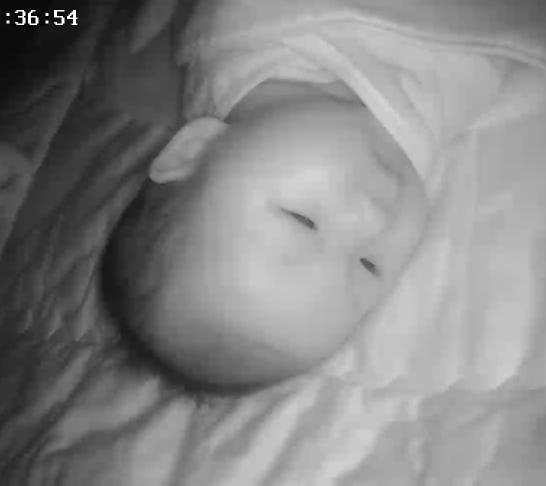
#> input picture IoT-Monitoring/media/12_face_state/3_classification_training/dataset_ml/images/2026-07-27_02-36-53_f0012_0.jpg, 1092 x 971 px (shown at 1/2 size)
$ python -i variance.py   (imports and definitions only)
#> lines starting #> are read from the running program, lines starting #| are printed output that depends on the picture
#> further down, picture is the input picture: shape (971, 1092, 3); min 0, max 255, mean 133.1
# -*- coding: utf-8 -*-
"""프레임 변화량(YDIF) 계산 — 연속 프레임 루마(밝기) 절대차의 평균.

folder 1 의 ffmpeg signalstats YDIF 와 같은 개념을 cv2 로 계산한다(스케일 0~255).
- ydif(prev, cur) : 두 프레임의 |Y차| 평균 (한 프레임의 순간 변화량)
- 한 구간(클립/윈도우)의 meanYDIF = ydif 들의 평균, maxYDIF = ydif 들의 최댓값
정적(STATIC) 판정: meanYDIF < th_mean AND maxYDIF < th_max (folder 1 규칙과 동일).
"""
import cv2
import numpy as np


def to_gray_small(frame, width=320, height=0):
    """변화량 계산용 축소 후 그레이(Y). (resize 로 속도·해상도 무관성 확보)
    height>0 이면 (width,height) 로 고정 리사이즈, 아니면 가로 width 기준 비율 유지 축소."""
#> called with width = 320, height = 0
    h, w = frame.shape[:2]
#> h = 971; w = 1092
    if height and height > 0:
        frame = cv2.resize(frame, (width, height), interpolation=cv2.INTER_AREA)
    elif w > width:
        frame = cv2.resize(frame, (width, max(1, int(h * width / w))), interpolation=cv2.INTER_AREA)
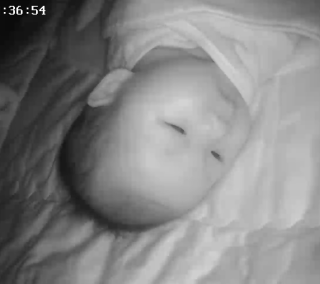
#> frame: shape (284, 320, 3); min 3, max 255, mean 133.1
    return cv2.cvtColor(frame, cv2.COLOR_BGR2GRAY)


# [13 lines left out: function ydif, not called in this run]


def classify(mean_ydif, max_ydif, th_mean, th_max):
    return "STATIC" if (mean_ydif < th_mean and max_ydif < th_max) else "MOTION"


# [39 lines left out: functions clip_ydifs, summarize, percentiles, not called in this run]

>>> import cv2
>>> picture = cv2.imread('../../12_face_state/3_classification_training/dataset_ml/images/2026-07-27_02-36-53_f0012_0.jpg')
>>> result = to_gray_small(picture)

$ run again, on IoT-Monitoring/media/12_face_state/3_classification_training/dataset_ml/images/2026-07-27_10-52-30_f0012_0.jpg
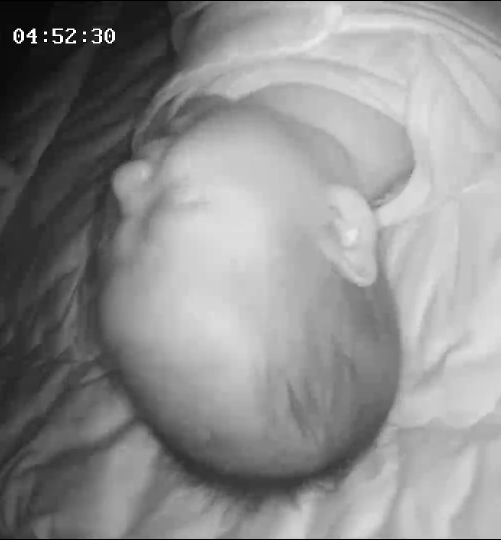
#> input picture IoT-Monitoring/media/12_face_state/3_classification_training/dataset_ml/images/2026-07-27_10-52-30_f0012_0.jpg, 1001 x 1080 px (shown at 1/2 size)
#> picture is the input picture: shape (1080, 1001, 3); min 0, max 255, mean 141.7
#> in to_gray_small, `frame = cv2.resize(frame, (width, max(1, int(h * width / w))), interpo..`:
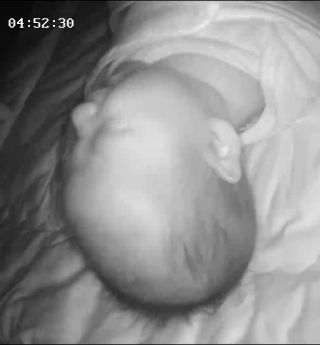
#> frame: shape (345, 320, 3); min 2, max 255, mean 141.7

$ run again, on IoT-Monitoring/media/12_face_state/3_classification_training/dataset_ml/images/2026-07-27_19-21-25_f0012_0.jpg
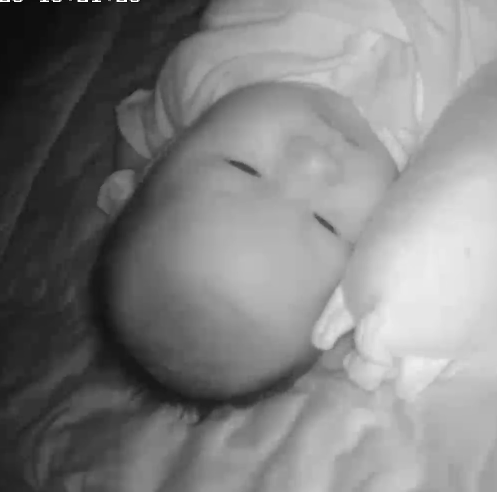
#> input picture IoT-Monitoring/media/12_face_state/3_classification_training/dataset_ml/images/2026-07-27_19-21-25_f0012_0.jpg, 993 x 984 px (shown at 1/2 size)
#> picture is the input picture: shape (984, 993, 3); min 0, max 255, mean 127.9
#> in to_gray_small, `frame = cv2.resize(frame, (width, max(1, int(h * width / w))), interpo..`:
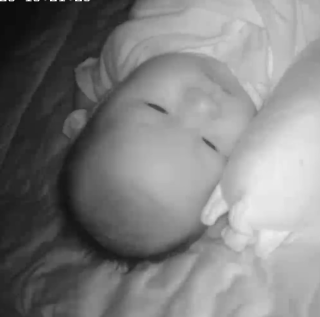
#> frame: shape (317, 320, 3); min 8, max 255, mean 127.9
